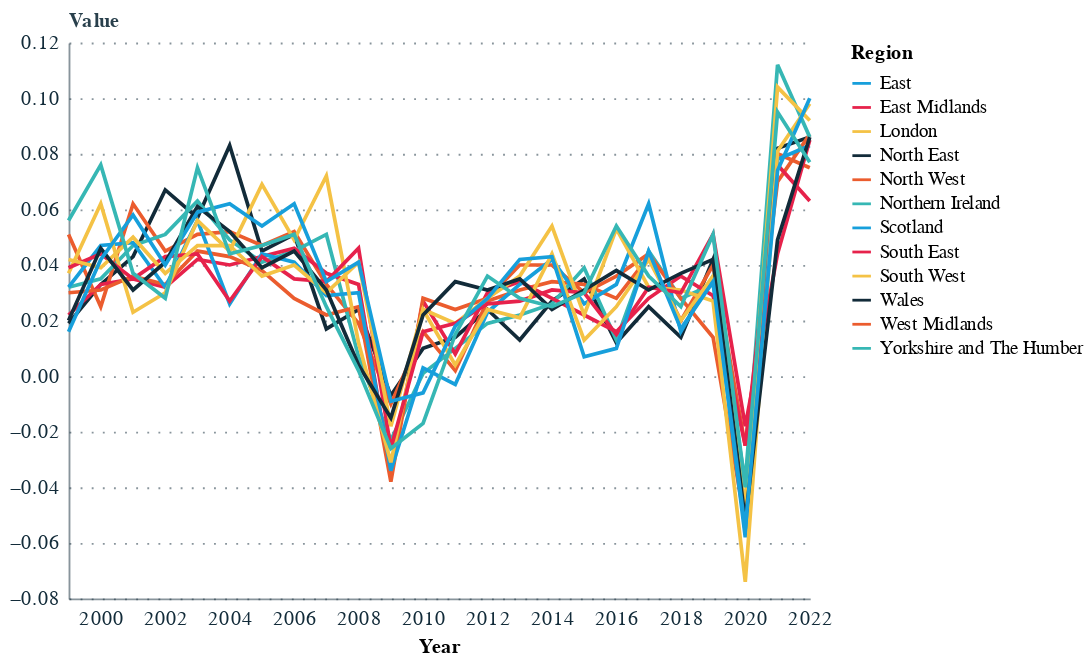

The cell this chart's notebook holds for it:
### Markdown cell above
## Growth Line Chart

### Code cell
df = pd.read_excel("/Users/finn/Documents/GitHub/GrowthDiagnostics/report_figures/data/raw/regionalgrossvalueaddedbalancedperheadandincomecomponents-5.xlsx", sheet_name='Table 5', skiprows=1)
df = df.query("ITL=='ITL1'")
df = df.drop(columns=['ITL'])
df = df.melt(id_vars=['ITL code', 'Region name'], var_name='date', value_name='value')
df.columns = ['id', 'name', 'date', 'value']
df['value'] = pd.to_numeric(df['value'], errors='coerce')/100
df = df.dropna()

base = alt.Chart(df).encode(
    x=alt.X('date:T', title='Year'),
    y=alt.Y('value:Q', title='Value'),
    color=alt.Color('name:N', title='Region')
)

lines = base.mark_line().encode(
    detail='id:N'
)

lines

### Figure 1 — Vega-Lite specification as saved in the notebook (floating-point values rounded to 4 significant figures; data arrays with more than 128 entries replaced by an {"elided": "..."} marker saying what was removed)
{"config": {"font": "Circular Std", "mark": {"line": {"interpolate": "linear"}}, "view": {"stroke": "transparent", "width": 400, "height": 300}, "range": {"category": ["#179fdb", "#e6224b", "#f4c245", "#122b39", "#eb5c2e", "#36b7b4"], "diverging": ["#E6224B", "#E54753", "#C9C9C9", "#179FDB", "#122B39"], "heatmap": ["#C9C9C9", "#179FDB", "#0063AF", "#122B39"], "ordinal": ["#00A767", "#36B7B4", "#179FDB", "#0063AF", "#243B5A"]}, "axisX": {"labelColor": "#122b39", "tickColor": "#122b39", "domainColor": "#122b39", "domainOpacity": 0.5, "gridOpacity": 0, "labelFont": "Circular Std", "labelAngle": 0, "labelAlign": "center", "labelFontSize": 11, "labelPadding": 5, "tickCount": 10, "tickSize": 0, "title": ""}, "axisY": {"labelColor": "#122b39", "labelFont": "Circular Std", "tickColor": "#122b39", "domainColor": "#122b39", "gridColor": "#122b39", "gridDash": [1, 5], "gridOpacity": 0.5, "labelPadding": 5, "labelFontSize": 11, "domainOpacity": 0.5, "tickSize": 0, "title": null, "titleAlign": "left", "titleAngle": 0, "titleBaseline": "bottom", "titleColor": "#122b39", "titleOpacity": 0.9, "titleX": 0, "titleY": -7}}, "data": {"name": "data-307a65e1586571a0ebc55df636376910"}, "mark": {"type": "line"}, "encoding": {"color": {"field": "name", "title": "Region", "type": "nominal"}, "detail": {"field": "id", "type": "nominal"}, "x": {"field": "date", "title": "Year", "type": "temporal"}, "y": {"field": "value", "title": "Value", "type": "quantitative"}}, "$schema": "https://vega.github.io/schema/vega-lite/v5.8.0.json", "datasets": {"data-307a65e1586571a0ebc55df636376910": {"elided": "288 records"}}}
